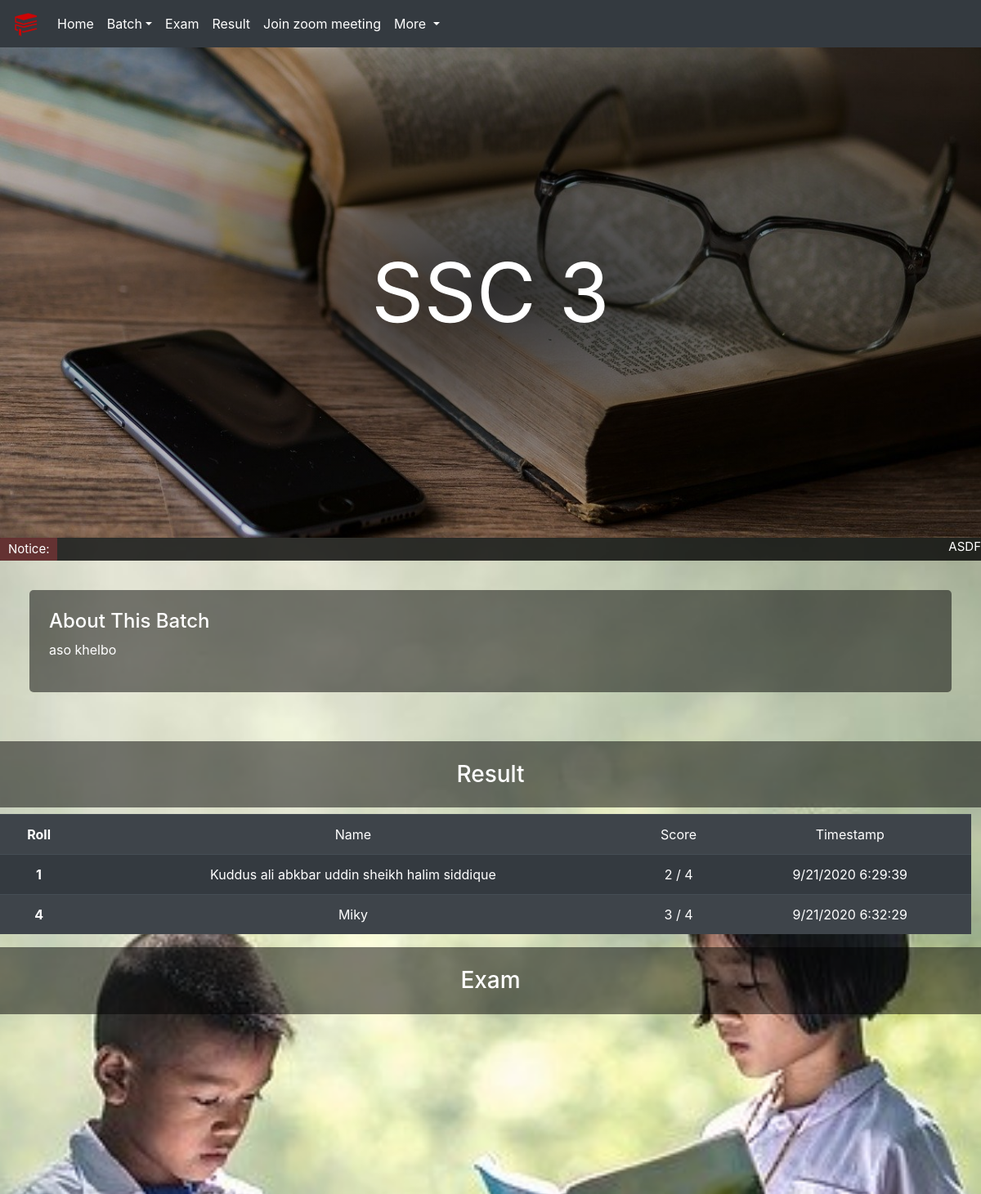
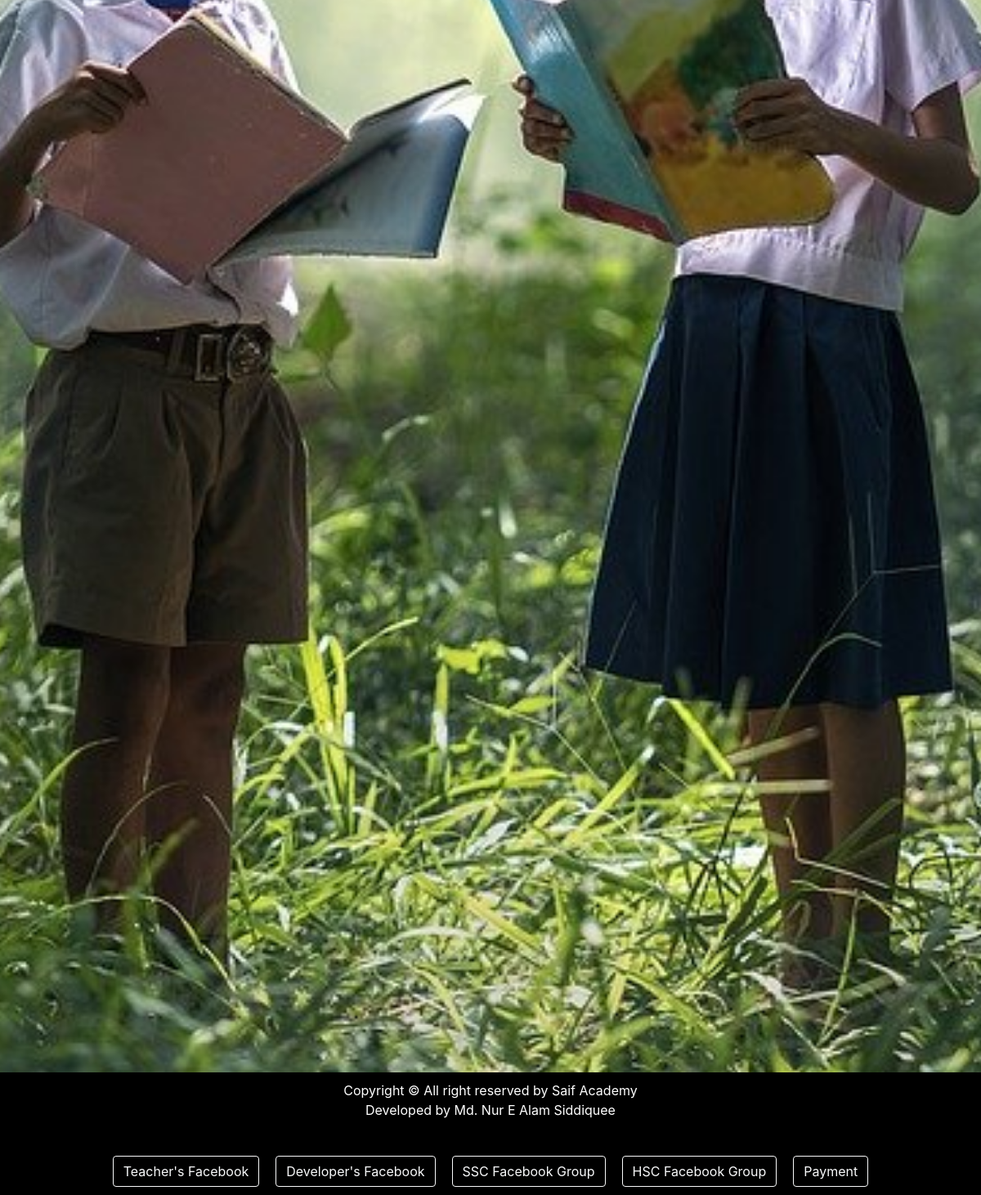
Screenshot of /ssc_3.php with the database file from the repository (2 pictures, top to bottom).
### tables this page shows
CREATE TABLE `news` (
  `Batch` varchar(100) NOT NULL,
  `Notice` text NOT NULL,
  `Exam` text NOT NULL,
  `About` text NOT NULL
);

CREATE TABLE `z_ssc_3` (
  `COL 1` varchar(17) DEFAULT NULL,
  `COL 2` varchar(16) DEFAULT NULL,
  `COL 3` varchar(5) DEFAULT NULL,
  `COL 4` varchar(45) DEFAULT NULL,
  `COL 5` varchar(4) DEFAULT NULL
);

### ssc_3.php (the view, shortened to what this page needs)
<!DOCTYPE html>
<html>
<head>
    <link rel="stylesheet" href="https://stackpath.bootstrapcdn.com/bootstrap/4.5.0/css/bootstrap.min.css">
</head>
<body>
    <nav class="navbar navbar-expand-lg navbar-dark bg-dark sticky-top">
        <a class="navbar-brand" href="#">
            <img src="logo.png" width="30" height="30" alt="SSC 3" loading="lazy">
        </a>
        <div class="collapse navbar-collapse" id="navbarNavDropdown">
            <ul class="navbar-nav">
                <li class="nav-item active">
                    <a class="nav-link" href="index.php">Home</a>
                </li>
               <li class="nav-item active dropdown">
                    <a class="nav-link dropdown-toggle" href="#more" id="navbarDropdownMenuLink" role="button" data-toggle="dropdown" aria-haspopup="true" aria-expanded="false">
                    Batch</a>
                </li>
                <li class="nav-item active">
                    <a class="nav-link" href="#xm">Exam</a>
                </li>
                <li class="nav-item active">
                    <a class="nav-link" href="#result">Result</a>
                </li>
                <li class="nav-item active">
                    <a class="nav-link" href="https://us04web.zoom.us/j/7650312464?pwd=VGllYUN5c1ZIWCtmSkFvOGVIdnNaZz09" target="_blank">Join zoom meeting</a>
                </li>
                <li class="nav-item active dropdown">
                    <a class="nav-link dropdown-toggle" href="#more" id="navbarDropdownMenuLink" role="button" data-toggle="dropdown" aria-haspopup="true" aria-expanded="false">
                        More
                    </a>
                </li>
            </ul>
        </div>
    </nav>
    <div class="header" id="Home">
        <div>SSC 3</div>
    </div>
    <div class="notice">
        <div class="ntc">Notice:</div>
        <?php
        $sw = "SELECT * FROM `news` WHERE `Batch` = 'SSC 3'";
        $r1 = mysqli_query(mysqli_connect('sql211.epizy.com', 'epiz_26217239', 'TKBIknMihTE6', 'epiz_26217239_Saif_Academy'), $sw);
        $c1 = mysqli_num_rows($r1);
        if ($c1 > 0) {
            while ($row = mysqli_fetch_row($r1)) {
        ?>
                <div style="text-align: right; width:100%">
                    <marquee><?php echo "{$row[1]}"; ?></marquee>
                </div>
        <?php
            }
        } else {
            echo 'You have no link in your database';
        }
        ?>
    </div>
    <div class="option" id="reg">
        <h4>About This Batch</h4>
        <?php
        $sw5 = "SELECT * FROM `news` WHERE `Batch` = 'SSC 3'";
        $r5 = mysqli_query(mysqli_connect('sql211.epizy.com', 'epiz_26217239', 'TKBIknMihTE6', 'epiz_26217239_Saif_Academy'), $sw5);
        $c5 = mysqli_num_rows($r5);
        if ($c5 > 0) {
            while ($row = mysqli_fetch_row($r5)) {
        ?>
                <div>
                    <p><?php echo "{$row[3]}"; ?></p>
                </div>
        <?php
            }
        } else {
            echo 'You have no link in your database';
        }
         ?>
    </div>
<br>
    <h3 class="ytt" id='result'>Result</h3>
    <div class="ytv">
<table class="table table-striped table-dark">
  <tbody>
<?php
        $show = "SELECT * FROM `z_ssc_3`";
        $r2 = mysqli_query(mysqli_connect('sql211.epizy.com', 'epiz_26217239', 'TKBIknMihTE6', 'epiz_26217239_Saif_Academy'), $show);
        $c2 = mysqli_num_rows($r2);
        if ($c2 > 0) {
            while ($row = mysqli_fetch_row($r2)) {
?>
   <tr>
      <th scope="row"><?php echo "{$row[4]}"; ?></th>
      <td><?php echo "{$row[3]}"; ?></td>
      <td><?php echo "{$row[2]}"; ?></td>
      <td><?php echo "{$row[0]}"; ?></td>
    </tr>
<?php
            }
        } else {
            echo 'You have no link in your database';
        }
        ?>
 </tbody>
</table>
    </div>
    <h3 class="ytt" id='xm'>Exam</h3>
    <div class="ytv">
<?php
        $sw = "SELECT * FROM `news` WHERE `Batch` = 'SSC 3'";
        $r1 = mysqli_query(mysqli_connect('sql211.epizy.com', 'epiz_26217239', 'TKBIknMihTE6', 'epiz_26217239_Saif_Academy'), $sw);
        $c1 = mysqli_num_rows($r1);
        if ($c1 > 0) {
            while ($row = mysqli_fetch_row($r1)) {
        echo "{$row[2]}";
            }
        } else {
            echo 'You have no link in your database';
        };
        ?>
    </div>
    <footer>
        <div class="head">Copyright &copy All right reserved by Saif Academy<br> Developed by Md. Nur E Alam
            Siddiquee <br></div> <br>
        <div class="footer">
            <div class="facebook"><a class="btn btn-outline-light" target="_blank" href="https://www.facebook.com/md.fias.1" role="button">Teacher's Facebook</a></div>
            <div class="facebook"><a class="btn btn-outline-light" target="_blank" href="https://www.facebook.com/Md.NurEAlamSiddiquee/" role="button">Developer's Facebook</a>
            </div>
            <div class="facebook"><a class="btn btn-outline-light" target="_blank" href="https://www.facebook.com/groups/2630917767155071/" role="button">SSC Facebook Group</a>
            </div>
            <div class="facebook"><a class="btn btn-outline-light" target="_blank" href="https://www.facebook.com/groups/265608491419819/" role="button">HSC Facebook Group</a>
            </div>
            <div class="facebook"><a class="btn btn-outline-light" target="_blank" href="payment.php" role="button">Payment</a></div>
        </div>
    </footer>
</body>
</html>

### ssc_3.php (style rules this page uses)
* { margin: 0; padding: 0; }
body { background-image: url('background.jpg'); background-attachment: fixed; background-size: cover; background-position: center; }
.header { display: flex; align-items: center; justify-content: center; height: 600px; font-size: 100px; background-size: cover; color: white; background-position: center; background-image: radial-gradient( rgba(0, 0, 0, 0.8), rgba(0, 0, 0, 0.6), rgba(0, 0, 0, 0.4), rgba(0, 0, 0, 0.2), rgba(0, 0, 0, 0)), url('bh.jpg'); padding: 50px; text-align: right; }
.notice { display: flex; color: white; width: 100%; background-color: rgba(0, 0, 0, 0.8); font-size: 15px; }
.ntc { border-radius: 1px; padding: 3px 10px; background-color: rgb(100, 50, 50); }
.option { color: white; text-align: justify; background-color: rgba(0, 0, 0, 0.5); padding: 2%; margin: 3% ; border-radius: 5px; }
.ytv { text-align: center; width: 99% ; }
.ytt { color: white; text-align: justify; background-color: rgba(0, 0, 0, 0.5); padding: 2%; text-align: center; }
footer { background-color: black; }
.head { color: white; text-align: center; padding: 10px; }
.footer { display: flex; width: 100%; flex-wrap: wrap; align-items: center; justify-content: center; }
.footer>div { margin: 10px; }

### rows the page displays
news: Notice "ASDF", About "aso khelbo"
z_ssc_3: COL 5 "Roll", COL 4 "Name", COL 3 "Score", COL 1 "Timestamp"
z_ssc_3: COL 5 "1", COL 4 "Kuddus ali abkbar uddin sheikh halim siddique", COL 3 "2 / 4", COL 1 "9/21/2020 6:29:39"
z_ssc_3: COL 5 "4", COL 4 "Miky", COL 3 "3 / 4", COL 1 "9/21/2020 6:32:29"
